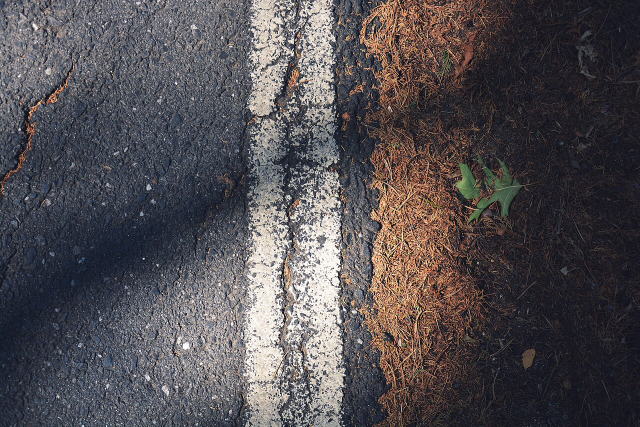
#> input picture data/samples/web_lane_images/andre_branco_unsplash_road.jpg, 1280 x 853 px (shown at 1/2 size)
$ python -i process_web_lane_images.py   (imports and definitions only)
#> lines starting #> are read from the running program, lines starting #| are printed output that depends on the picture; after the words box and inside, x2 and y2 are one past the last pixel; in counts of white or black regions, pixels touching at a corner belong together
#> in process_image, image is the input picture: shape (853, 1280, 3); mean B, G, R 81.8, 78.4, 82.8
from __future__ import annotations

import argparse
import csv
import re
from pathlib import Path

import cv2
import numpy as np


DEFAULT_INPUT_DIR = Path("data/samples/web_lane_images")
DEFAULT_OUTPUT_DIR = Path("screenshots/web_lane_batch")
DEFAULT_REPORT_PATH = Path("data/samples/web_lane_images/processing_report.csv")
IMAGE_EXTENSIONS = {".jpg", ".jpeg", ".png"}
MAX_IMAGE_WIDTH = 960


# [31 lines left out: function parse_args, not called in this run]


def resize_if_needed(image: np.ndarray, max_width: int = MAX_IMAGE_WIDTH) -> np.ndarray:
#> called with max_width = 960
    height, width = image.shape[:2]
#> height = 853; width = 1280
    if width <= max_width:
        return image

    scale = max_width / width
#> scale = 0.75
    new_size = (max_width, int(height * scale))
#> new_size = (960, 639)
    return cv2.resize(image, new_size, interpolation=cv2.INTER_AREA)
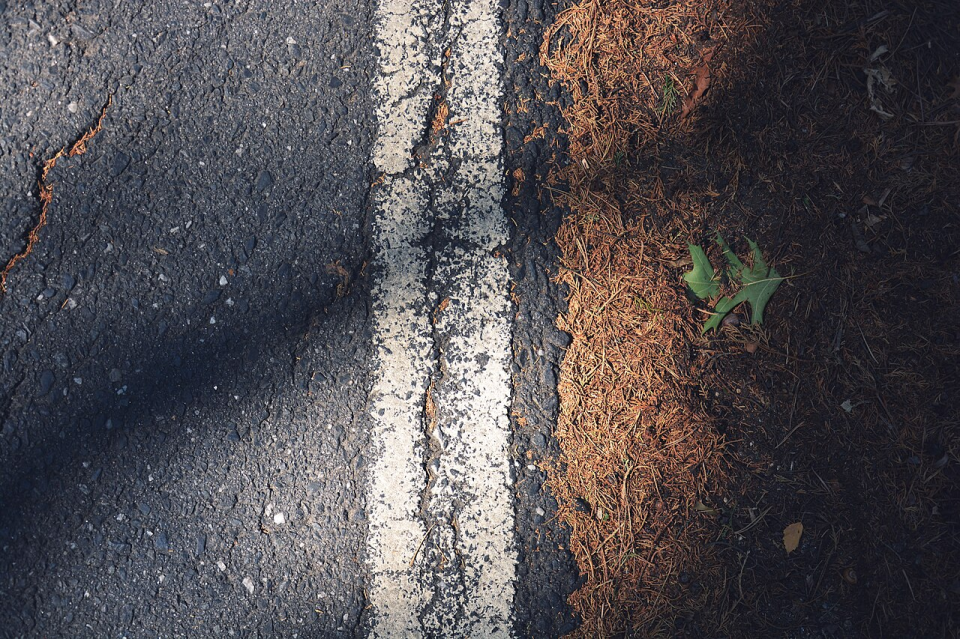
#> returned value: shape (639, 960, 3); mean of channels 0, 1, 2 81.8, 78.4, 82.8; drawn as B, G, R


def region_of_interest(edges: np.ndarray) -> np.ndarray:
    height, width = edges.shape
    polygon = np.array(
        [
            [
                (int(width * 0.1), height),
                (int(width * 0.45), int(height * 0.6)),
                (int(width * 0.55), int(height * 0.6)),
                (int(width * 0.9), height),
            ]
        ],
        dtype=np.int32,
    )

    mask = np.zeros_like(edges)
    cv2.fillPoly(mask, polygon, 255)
    return cv2.bitwise_and(edges, mask)


# [13 lines left out: functions find_images, safe_output_name, not called in this run]


def process_image(image_path: Path, output_path: Path) -> dict[str, str]:
    image = cv2.imread(str(image_path))
    if image is None:
        return {
            "status": "FAIL",
            "message": "OpenCV could not read the image.",
            "line_segments": "0",
            "width": "",
            "height": "",
        }

    image = resize_if_needed(image)
    height, width = image.shape[:2]
#> height = 639; width = 960

    # This matches the beginner-friendly single-image demo pipeline.
    gray = cv2.cvtColor(image, cv2.COLOR_BGR2GRAY)
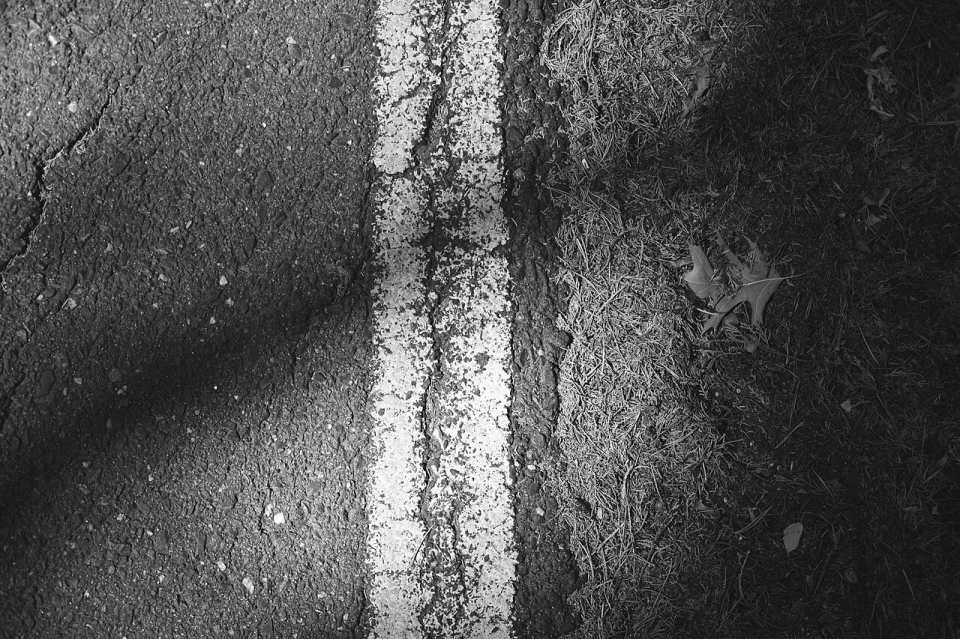
#> gray: shape (639, 960); min 2, max 255, mean 80.1
    blurred = cv2.GaussianBlur(gray, (5, 5), 0)
    edges = cv2.Canny(blurred, threshold1=50, threshold2=150)
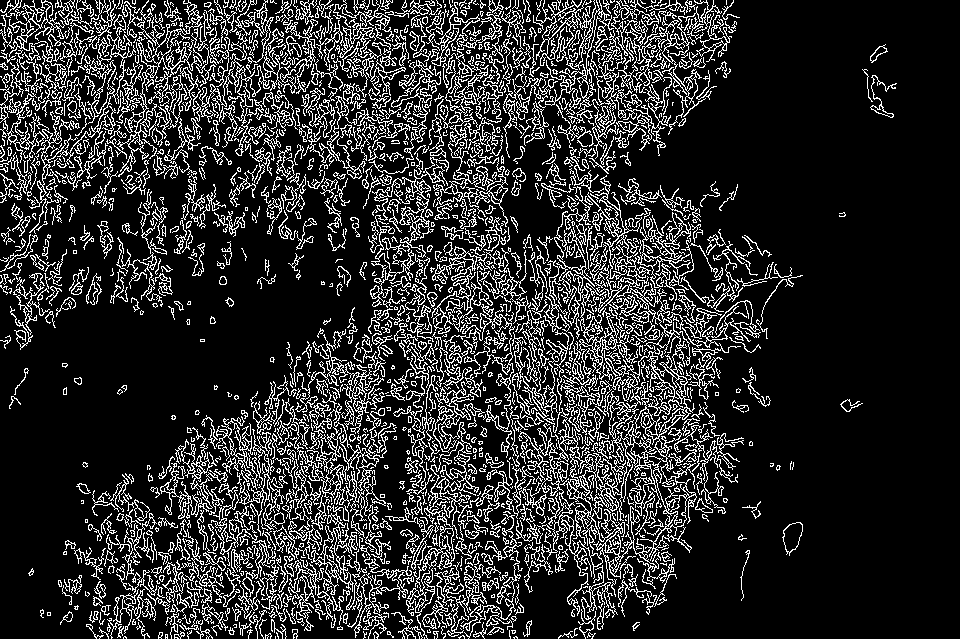
#> edges: shape (639, 960); 17.4% white in thin lines or dots
    cropped_edges = region_of_interest(edges)
#> in region_of_interest, `cv2.fillPoly(mask, polygon, 255)`:
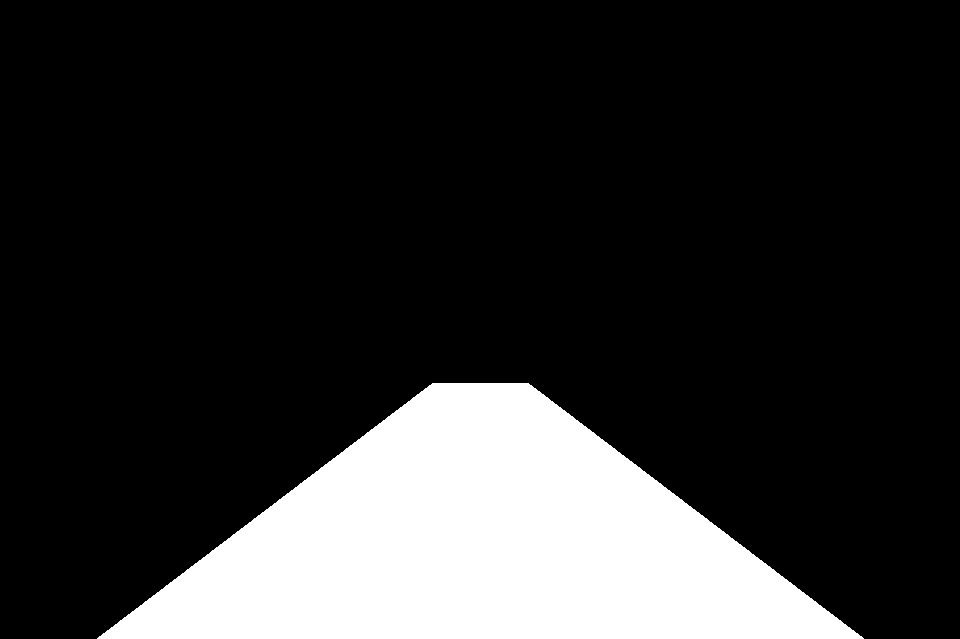
#> mask: shape (639, 960); 18% white; 1 white region, box (x1, y1, x2, y2) and area: (97, 383, 864, 639) 110672
#> in region_of_interest, `return cv2.bitwise_and(edges, mask)`:
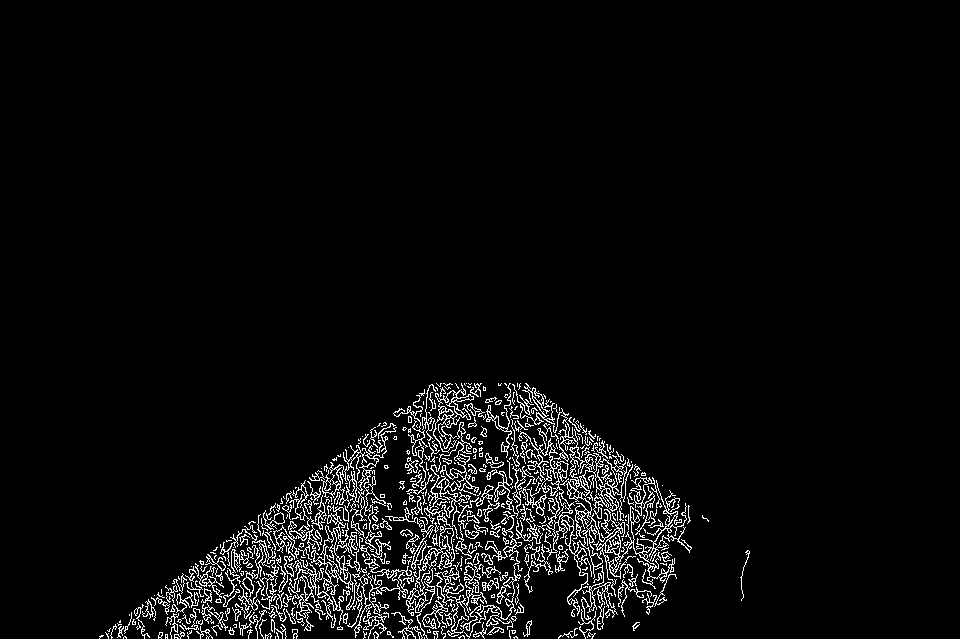
#> returned value: shape (639, 960); 4.3% white in thin lines or dots, all inside (x1, y1, x2, y2) = (99, 383, 750, 639)
    lines = cv2.HoughLinesP(
        cropped_edges,
        rho=1,
        theta=np.pi / 180,
        threshold=35,
        minLineLength=30,
        maxLineGap=20,
    )
#> lines = 325 rows, first 6: [113, 626, 656, 481], [144, 636, 678, 502], [173, 581, 371, 539], [189, 570, 628, 461], [149, 637, 685, 504], [173, 626, 679, 500]

    line_image = np.zeros_like(image)
    line_count = 0 if lines is None else len(lines)
#> line_count = 325
    if lines is not None:
        for line in lines:
            x1, y1, x2, y2 = line[0]
            cv2.line(line_image, (x1, y1), (x2, y2), (0, 255, 0), 4)
#> this loop made 325 passes
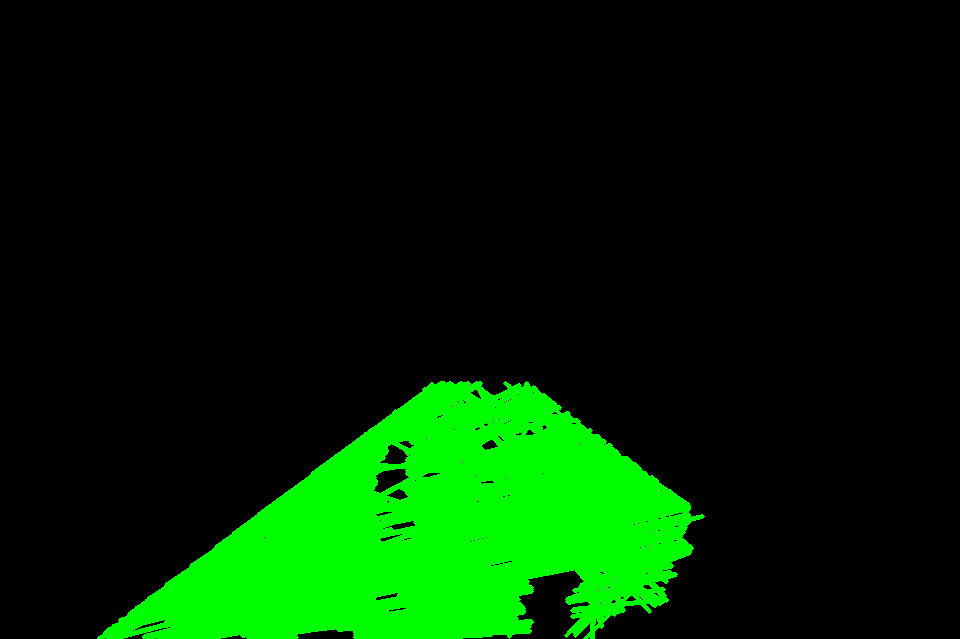
#> line_image: shape (639, 960, 3); mean of channels 0, 1, 2 0, 37.5, 0; drawn as B, G, R

    result = cv2.addWeighted(image, 0.8, line_image, 1.0, 0.0)
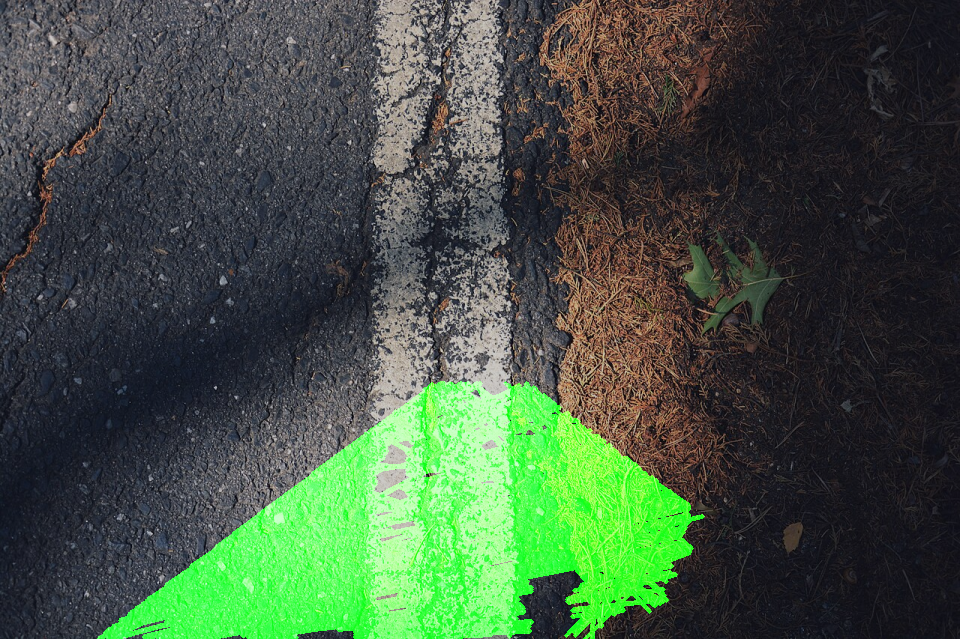
#> result: shape (639, 960, 3); mean B, G, R 65.5, 85.3, 66.2
#> (the run stopped early here; a loop or call above may not have finished)
